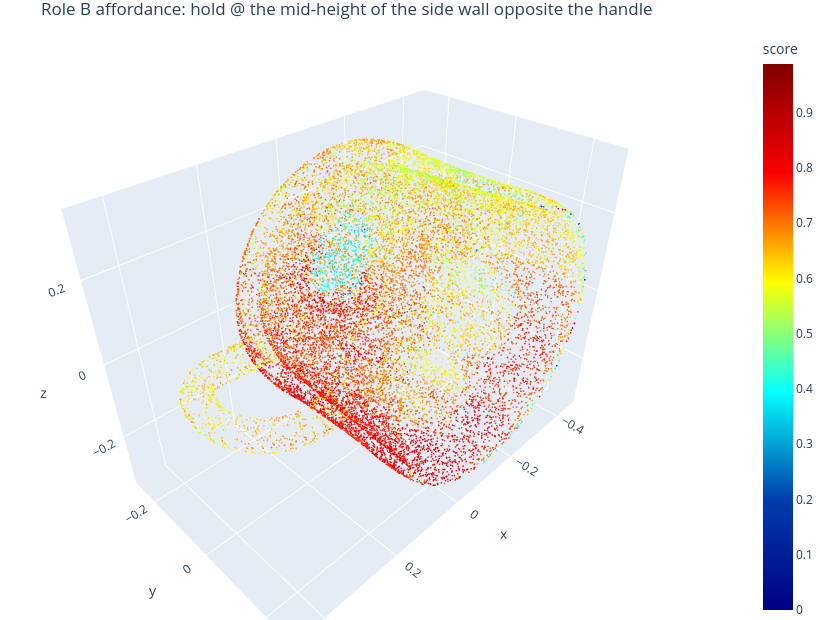

The notebook cell this image was saved under:
### Code cell
show_cloud(xyz, scoreB, f"Role B affordance: {roleB['role']} @ {roleB['contact_region']}",
           cmin=0, cmax=max(0.2, float(scoreB.max())), colorscale="Jet", colorbar=True).show()

### Figure 1 — Plotly figure (JSON) as saved in the notebook; plotly's stock layout.template omitted (floating-point values rounded to 4 significant figures; data arrays with more than 128 entries replaced by an {"elided": "..."} marker saying what was removed)
{"data": [{"marker": {"cmax": 0.9882, "cmin": 0, "color": {"elided": "16384 float values"}, "colorbar": {"title": {"text": "score"}}, "colorscale": [[0, "rgb(0,0,131)"], [0.2, "rgb(0,60,170)"], [0.4, "rgb(5,255,255)"], [0.6, "rgb(255,255,0)"], [0.8, "rgb(250,0,0)"], [1, "rgb(128,0,0)"]], "opacity": 0.85, "size": 1}, "mode": "markers", "type": "scatter3d", "x": {"elided": "16384 float values"}, "y": {"elided": "16384 float values"}, "z": {"elided": "16384 float values"}}], "layout": {"height": 620, "margin": {"b": 0, "l": 0, "r": 0, "t": 30}, "scene": {"aspectmode": "data"}, "title": {"text": "Role B affordance: hold @ the mid-height of the side wall opposite the handle"}, "width": 820}}
